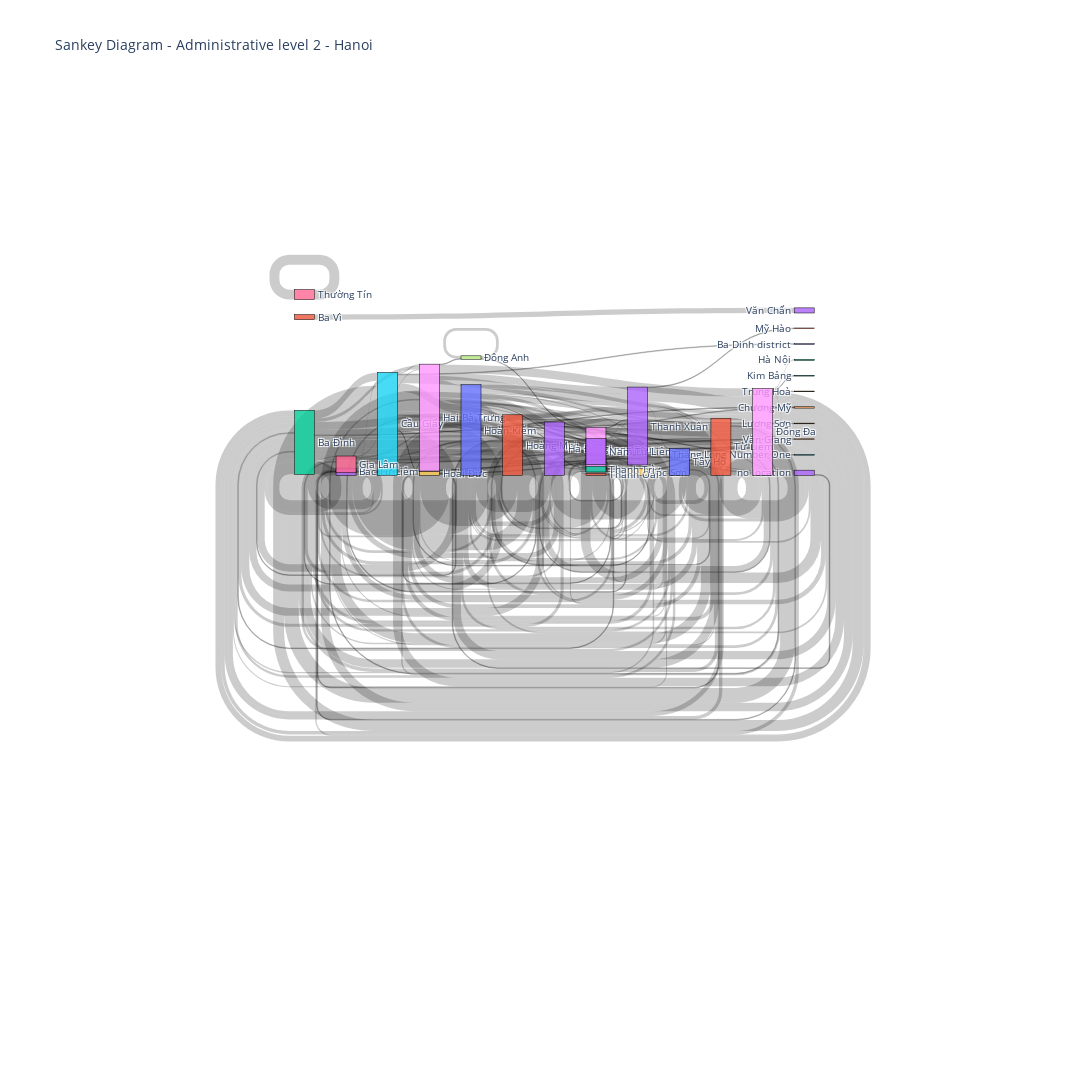

This figure's notebook cell:
### Markdown cell above
### 1.1. Sankey digram by administritive area level 3

### Code cell
# create a sample dataframe from `df_address` including `start_address_l2`, `end_address_l2`
df_address_sample = df_address_by_province[
    ["start_address_l2", "end_address_l2"]
].reset_index(drop=True)

# OPTIONAL
# drop rows that have `start_address_l2` and `end_address_l2` start with numbers
df_address_sample = df_address_sample[
    ~df_address_sample["start_address_l2"].str.contains("^\d", na=False)
]
df_address_sample = df_address_sample[
    ~df_address_sample["end_address_l2"].str.contains("^\d", na=False)
]

# create a list of wards based on `start_address_l2` and `end_address_l2`
wards = list(
    set(df_address_sample["start_address_l2"].unique())
    | set(df_address_sample["end_address_l2"].unique())
)
wards = sorted(wards)

print(wards[0])
# label encoding for `start_address_l2` and `end_address_l2`
# by replacing `start_address_l2` and `end_address_l2` with index of `ward`
df_address_sample.loc[:, "start_address_l2"] = df_address_sample[
    "start_address_l2"
].apply(lambda x: wards.index(x))
df_address_sample.loc[:, "end_address_l2"] = df_address_sample["end_address_l2"].apply(
    lambda x: wards.index(x)
)
df_address_sample.head(5)
# group `df_address_sample` by `start_address_ward` and `end_address_ward` and count the number of rows as `count`

df_address_sample_sk = df_address_sample.groupby(
    ["start_address_l2", "end_address_l2"]
).size()

# reset index of `df_address_sample_sk` and rename columns
df_address_sample_sk = df_address_sample_sk.reset_index()
df_address_sample_sk.columns = ["start_address_l2", "end_address_l2", "count"]

# OPTIONAL
# filter `df_address_sample_sk` with `count` > 100
df_address_sample_sk = df_address_sample_sk[df_address_sample_sk["count"] > 1]

df_address_sample_sk.sample(5)
import plotly.graph_objects as go

# create sankey diagram
fig = go.Figure(
    data=[
        go.Sankey(
            node=dict(
                pad=15,
                thickness=20,
                line=dict(color="black", width=0.5),
                # label=["cat", "dog", "domestic", "female", "male", "wild"],
                label=wards,
                # color="blue",
            ),
            link=dict(
                source=df_address_sample_sk["start_address_l2"],
                target=df_address_sample_sk["end_address_l2"],
                value=df_address_sample_sk["count"],
            ),
        )
    ]
)
fig.update_layout(
    title_text=("Sankey Diagram - Administrative level 2 - Hanoi"),
    font_size=10,
    width=2000,
    height=2000,
)
fig.show()

# save sankey diagram to html file
fig.write_html("3.1.2_sankey_l2.html")

# save the plotly sankey diagram as html file to plotly
tls.set_credentials_file(
    username=CHARTSTUDIO_USERNAME,
    api_key=CHARTSTUDIO_API_KEY,
)
public_link = py.plot(
    fig,
    filename="3.1.2_sankey_l2.html",
    auto_open=False,
)
print(f"published at: {public_link}")

### Figure 1 — Plotly figure (JSON) as saved in the notebook; plotly's stock layout.template omitted (floating-point values rounded to 4 significant figures; data arrays with more than 128 entries replaced by an {"elided": "..."} marker saying what was removed)
{"data": [{"link": {"source": {"elided": "202 int values"}, "target": {"elided": "202 int values"}, "value": {"elided": "202 int values"}}, "node": {"label": ["Ba Dinh district", "Ba Vì", "Ba Đình", "Bắc Từ Liêm", "Chương Mỹ", "Cầu Giấy", "Gia Lâm", "Giảng Võ", "Hai Bà Trưng", "Hoài Đức", "Hoàn Kiếm", "Hoàng Mai", "Hà Nội", "Hà Đông", "Hàng Bông", "Kim Bảng", "Kim Động", "Kiêu Kỵ", "Long Biên", "Lương Sơn", "Mễ Trì", "Mỹ Hào", "Mỹ Đình 1", "Nam Từ Liêm", "Phú Xuyên", "Phúc Thọ", "Phúc Yên", "Quận Nam Từ Liêm", "S2.10", "Sóc Sơn", "Sơn Tây", "Thanh Oai", "Thanh Trì", "Thanh Xuân", "Thành phố Hạ Long", "Thăng Long Number One", "Thường Tín", "Tiên Du", "Tp. Bắc Giang", "Trung Hoà", "Tây Hồ", "Từ Liêm", "Từ Sơn", "Văn Chấn", "Văn Giang", "Văn Lâm", "WJ8V+GF Chương Mỹ", "WMG9+CW Chương Mỹ", "WQPP+G8 Hà Đông", "XGXC+9W Thạch Thất", "XMJM+V3 Hoài Đức", "XP2X+J9 Hà Đông", "XPPQ+C7 Hà Đông", "XPXQ+MC Từ Liêm", "XQ27+VQ Hà Đông", "XQ58+WR Hà Đông", "XQ73+FW Hà Đông", "XQG4+9J Hà Đông", "XQG8+QW Hà Đông", "XQM5+J2 Nam Từ Liêm", "XQM5+J3 Nam Từ Liêm", "XQQ2+CM Hà Đông", "XQQ2+GC Hà Đông", "XQQ2+PF Hà Đông", "XQQ2+PG Hà Đông", "XR65+68 Thanh Trì", "XW7F+74 Văn Giang", "XWVR+HF Gia Lâm", "XXJ6+XM Gia Lâm", "XXR5+5G Gia Lâm", "XXW6+57 Gia Lâm", "Yên Mỹ", "huyện Chương Mỹ", "no location", "phường Xuân Đỉnh", "quận Hai Bà Trưng", "Đan Phượng", "Đông Anh", "Đống Đa"], "line": {"color": "black", "width": 0.5}, "pad": 15, "thickness": 20}, "type": "sankey"}], "layout": {"font": {"size": 10}, "height": 2000, "title": {"text": "Sankey Diagram - Administrative level 2 - Hanoi"}, "width": 2000}}
